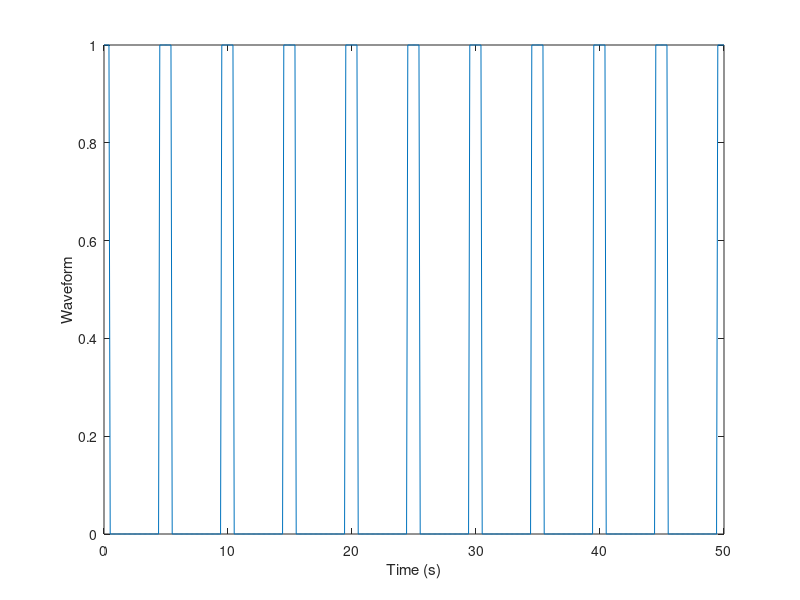

Write the MATLAB code that produced this figure.
clear all
close all


t = 0 : 0.1 : 50;         % 1 kHz sample freq for 1 s
d = 0 : 5 : 50;           % 3 Hz repetition frequency
y = pulstran(t,d,'rectpuls',1);

plot(t,y)
xlabel 'Time (s)', ylabel Waveform